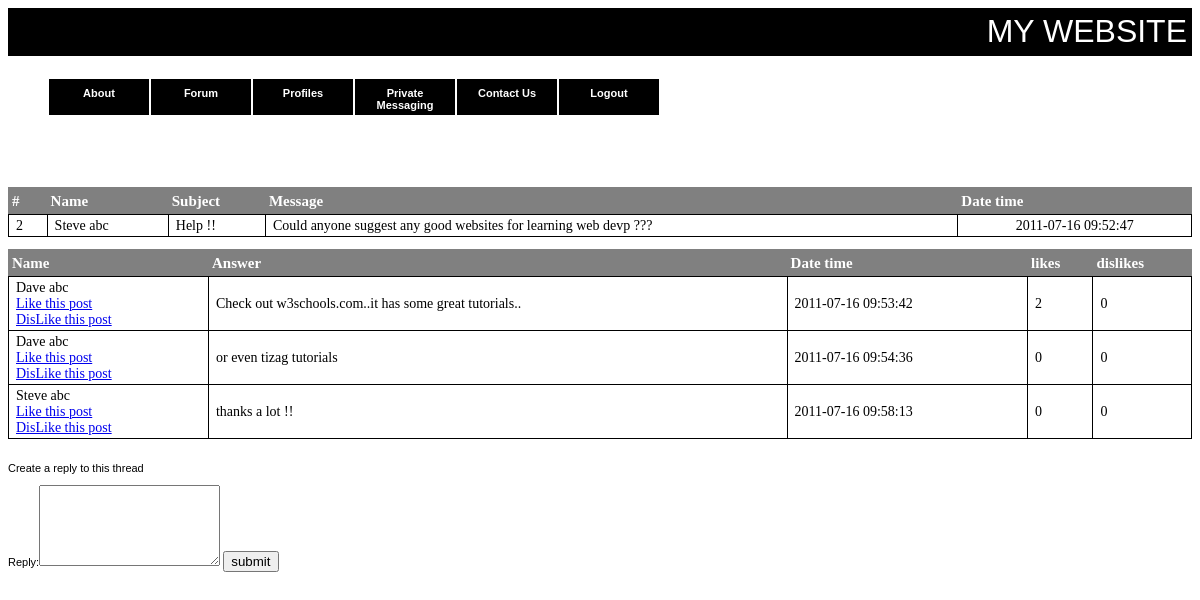
Page /www/view-topic.php?id=2 (signed in) on the committed database.
### tables this page shows
CREATE TABLE IF NOT EXISTS `threads` (
  `id` int(4) NOT NULL AUTO_INCREMENT,
  `subject` text NOT NULL,
  `message` varchar(500) NOT NULL,
  `name` varchar(30) NOT NULL,
  `datetime` datetime NOT NULL,
  `views` int(4) NOT NULL,
  `replies` int(4) NOT NULL,
  PRIMARY KEY (`id`),
  KEY `id` (`id`)
);

CREATE TABLE IF NOT EXISTS `answers` (
  `answerid` int(4) NOT NULL AUTO_INCREMENT,
  `id` int(4) NOT NULL,
  `name` varchar(30) NOT NULL,
  `answer` varchar(1000) NOT NULL,
  `datetime` datetime NOT NULL,
  `likes` int(4) NOT NULL,
  `dislikes` int(4) NOT NULL,
  PRIMARY KEY (`answerid`),
  KEY `answerid` (`answerid`)
);

### www/view-topic.php (the view, shortened to what this page needs)
<html>
<head>
<link rel="stylesheet" type="text/css" href="style.css" />
</head>
<body>
<div class="header">MY WEBSITE</div></br>
<?php
	$id=$_GET['id'];
	$sql="SELECT * FROM threads WHERE id=$id";
	$result=mysql_query($sql);
	$rows=mysql_fetch_array($result);
?>
<table id="tab" border="1" align="center" cellpadding="3" cellspacing="1" >
<tr>
<th align="center">#</th>
<th align="center">Name</th>
<th  align="center">Subject</th>
<th  align="center">Message</th>
<th  align="center">Date time</th>
</tr>
<tr>
<td><? echo $rows['id']; ?></td>
<td><? echo $rows['name']; ?></td>
<td><? echo $rows['subject']; ?></td>
<td><? echo $rows['message']; ?></td>
<td align="center"><? echo $rows['datetime']; ?></td>
</tr>
</table></br>
<?php
	$sql="SELECT * FROM answers WHERE id=$id";
	$result=mysql_query($sql);
?>
<table id="tab" border="1" align="center" cellpadding="3" cellspacing="1" >
<tr>
<th  align="center">Name</th>
<th align="center">Answer</th>
<th  align="center">Date time</th>
<th align="center">likes</th>
<th align="center">dislikes</th>
</tr>
<?php
	while($rows=mysql_fetch_array($result))
	{
?>
	<tr>
	<td><? echo $rows['name']; ?></br><a href="like.php?answerid=<? echo $rows['answerid']; ?>">Like this post</a></br><a href="dislike.php?answerid=<? echo $rows['answerid']; ?>">DisLike this post</a></td>
	<td><? echo $rows['answer']; ?></td>
	<td><? echo $rows['datetime']; ?></td>
	<td><? echo $rows['likes']; ?></td>
	<td><? echo $rows['dislikes']; ?></td>
	</tr>
<?php
	}
?>
</table>
<p>Create a reply to this thread</p>
<form action=reply.php method="post">
Reply:<textarea name="reply" id="reply" size="1000" rows="5" columns="3"></textarea>
<input type="submit" value="submit"/>
</body>
</html>

### www/style.css (style rules this page uses)
.header { background-color: black; text-align:right; color: white; font-size: 24pt; padding: 5px; border-bottom: 1px solid #000; }
#tab { font-family:"Calibri"; width:100%; border-collapse:collapse; }
#tab td { font-size:14px; border:1px solid ; padding:3px 7px 2px 7px; }
#tab th { font-size:15px; text-align:left; padding-top:5px; padding-bottom:4px; background-color:gray; color:white; }

### rows in the picture
threads: id "2", name "Steve abc", subject "Help !!", message "Could anyone suggest any good websites for learning web devp ???", datetime "2011-07-16 09:52:47"
answers: name "Dave abc", answer "Check out w3schools.com..it has some great tutorials..", datetime "2011-07-16 09:53:42", likes "2", dislikes "0"
answers: name "Dave abc", answer "or even tizag tutorials", datetime "2011-07-16 09:54:36", likes "0", dislikes "0"
answers: name "Steve abc", answer "thanks a lot !!", datetime "2011-07-16 09:58:13", likes "0", dislikes "0"
